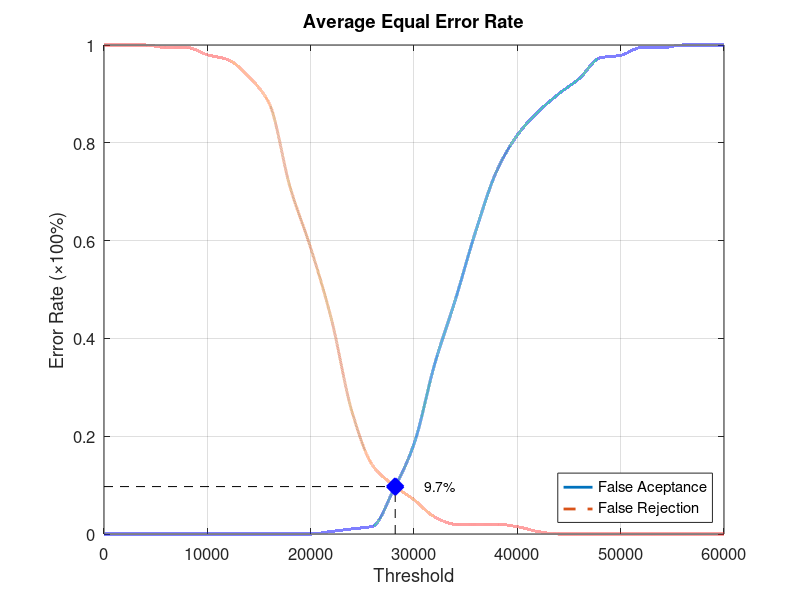
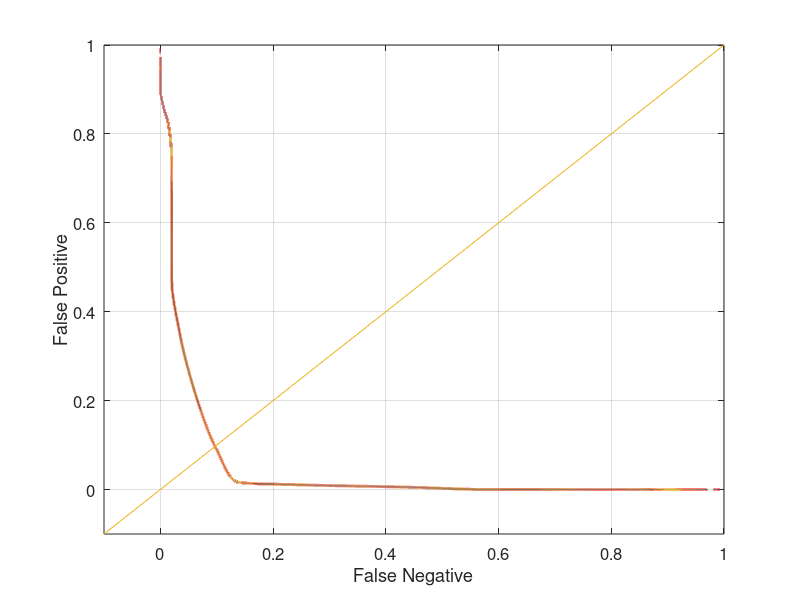

Here is the MATLAB script that generated these plots, in order:
function yEER = Database5_4
close all;
clear;
clc;
x = 0:2000:60000;
xq = 0:0.5:60000;

y0 = [0 0 0 0 0 0 0 0 0 0 0 0.00526316 0.0105263 0.0157895 0.0894737 0.184211 0.347368 0.478947 0.621053 0.742105 0.815789 0.863158 0.9 0.931579 0.973684 0.978947 0.994737 0.994737 1 1 1];
yy0 = interp1(x, y0, xq, 'pchip');
y1 = [1 1 1 0.995 0.995 0.98 0.97 0.935 0.88 0.71 0.585 0.44 0.25 0.14 0.1 0.07 0.035 0.02 0.02 0.02 0.015 0.005 0 0 0 0 0 0 0 0 0];
yy1 = interp1(x, y1, xq, 'pchip');

% Calculating EER: 
y2 = abs(y0 - y1);
find(y2 == min(y2))
yy2 = abs(yy0 - yy1);
xEER = find(yy2 == min(yy2));
xEERIndex = xq(xEER) % X-axis EER
yEER = yy0(xEER) % Y-axis EER

main = figure
plot(xq, yy0,'-','LineWidth', 2);	hold on
plot(xq, yy1,'--','LineWidth', 2);	hold on
plot([xEERIndex xEERIndex], [0 yEER], 'k--');	hold on
plot([0 xEERIndex], [yEER yEER], 'k--');	hold on
plot(xEERIndex, yEER, 'bx', 'LineWidth', 10);	hold on
text(xEERIndex + 10 * xEERIndex / 100, yEER, [num2str(round((10000 * yEER)) / 100) '%'])
legend('False Aceptance', 'False Rejection', 'Location', 'SouthEast')
xlabel('Threshold')
ylabel('Error Rate (\times100%)')
title('Average Equal Error Rate')
set(gca, 'FontSize', 12)
axis([0 60000 0 1])
grid on

print(main, 'Database5_4Main', '-dpng');
FNRxFPR = figure('Color', [1 1 1]);
plot(yy1, yy0, '-', yy1, yy0, 'LineWidth', 2);
hold on
y = -0.1:0.1:1
plot(y, y); 
set(gca, 'FontSize', 12)
xlabel('False Negative')
ylabel('False Positive')
axis([-0.1 1 -0.1 1])
set(gca, 'FontSize', 12)
grid on

print(FNRxFPR, 'Database5_4FNRxFPR','-dpng');
end
